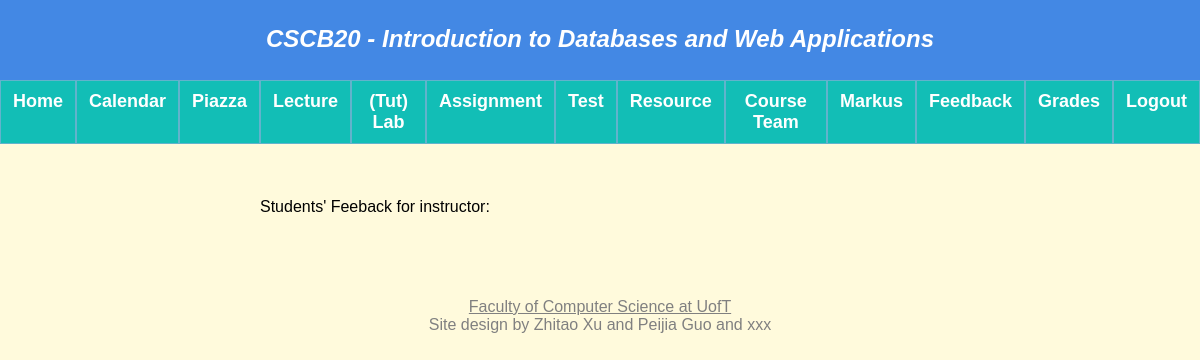
/feedback (signed in), run on an earlier commit of the app's database.
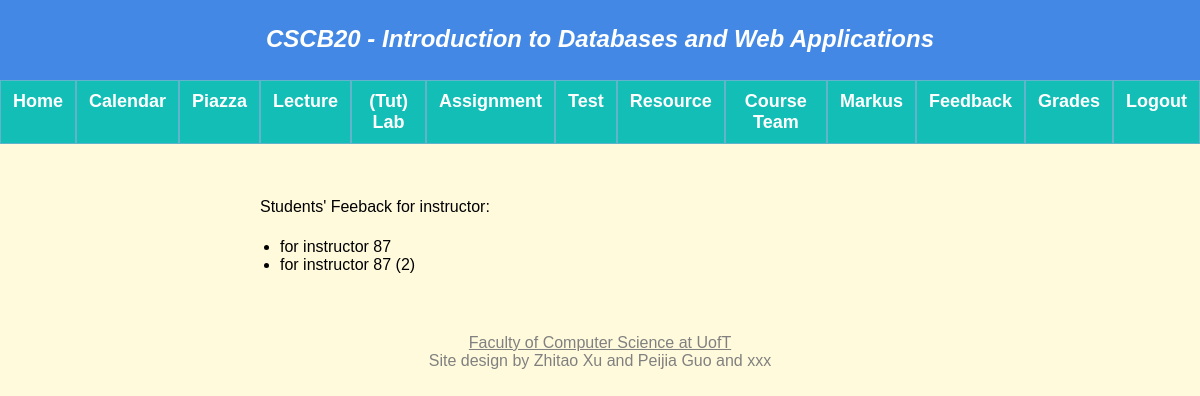
And on a later commit of the database.
### app.py (models this page shows, shortened)
class Feedback(db.Model):
    __tablename__ = 'Feedback'
    fid = db.Column(db.Integer, primary_key = True)
    feedbackText = db.Column(db.String(200), nullable=False)
    instructor_username= db.Column(db.Integer, db.ForeignKey('Person.username'), nullable = False)

### app.py (the view)
@app.route("/feedback", methods = ['GET', 'POST'])
def feedback():
    username = session['name']
    feedback_for_instructor = query_instructors_see(username)
    if request.method == 'GET':
         return render_template("feedback.html", feedback_for_instructor = feedback_for_instructor)

### app.py (called while the page is built)
def query_instructors_see(username):
    query_instructor = db.session.query(Feedback).filter(Feedback.instructor_username == username)
    return query_instructor

### templates/feedback.html (shortened to what this page needs)
{% extends "template.html" %}
{% block content %}
<br>
<div class = "feedbacks">
    <p>
       Students' Feeback for instructor:
    </p>
    <ul>
        {% for Feedbacks in feedback_for_instructor %}
            <li> {{ Feedbacks.feedbackText }} </li>
        {% endfor %}
    </ul>
</div>
{% endblock %}

### templates/template.html (shortened to what this page needs)
<!DOCTYPE html>
<html lang="en" dir="ltr">
<head>
    <link rel="stylesheet" type="text/css" href="../static/style.css" />
</head>
<body>
    <div class="container">
        <div class="heading">
            <p>CSCB20 - Introduction to Databases and Web Applications</p>
        </div>
        <div class="leftNavigation">
            <ul>
                {% if session.name %}
                    <h3><a href="{{ url_for('home') }}">Home</a></h3>
                    <h3><a href="{{ url_for('calender')}}">Calendar</a></h3>
                    <h3><a href="https://piazza.com/utoronto.ca">Piazza</a></h3>
                    <h3><a href="{{ url_for('lecture')}}">Lecture</a></h3>
                    <h3><a href="{{ url_for('tut')}}">(Tut) Lab</a></h3>
                    <h3><a href="{{ url_for('assignment')}}">Assignment</a></h3>
                    <h3><a href="{{ url_for('test')}}">Test</a></h3>
                    <h3><a href="{{ url_for('resource')}}">Resource</a></h3>
                    <h3><a href="{{ url_for('courseteam')}}">Course Team</a></h3>
                    <h3><a href="https://markus.utsc.utoronto.ca/">Markus</a></h3>
                    {% if session.type == 0 %}
                        <h3><a href="{{ url_for('anonfeedback') }}">Anon Feedback</a></h3>
                        <h3><a href="{{ url_for('evaluation') }}">Evaluation</a></h3>
                    {% else %}
                        <h3><a href="{{ url_for('feedback') }}">Feedback</a></h3>
                        <h3><a href="{{ url_for('teacherGrade') }}">Grades</a></h3>
                    {% endif %}
                <h3><a href="{{ url_for('logout') }}">Logout</a></h3>
                {% else %}
                <h3><a href="{{ url_for('home') }}">Home</a></h3>
                <h3><a href="{{ url_for('login') }}">Login</a></h3>
                <h3><a href="{{ url_for('register') }}">Register</a></h3>
                {% endif %}
            </ul>
        </div>
        <div class="content">
            {% block content %}
            {% endblock %}
        </div>
        <div class="footer">
            <p><a href="https://web.cs.toronto.edu/people/faculty-directory" target="_blank">Faculty of Computer Science
                    at
                    UofT</a><br>Site design by Zhitao Xu and Peijia Guo and xxx</p>
        </div>
    </div>
</body>
</html>

### static/style.css (style rules this page uses)
@media (min-width: 975px) { body { background-color: #fffadc; color: #000000; font-family: Geneva, Arial, Helvetica, sans-serif; align-items: center; } }
@media (min-width: 975px) { h3, h4 { color: #003366; font-size: large; font-style: normal; font-weight: bold; font-variant: normal; } }
@media (min-width: 975px) { a { color: #9999cc; } }
@media (min-width: 975px) { * { margin: 0%; } }
@media (min-width: 975px) { .container { display: flex; flex-flow: row wrap; } }
@media (min-width: 975px) { .heading { color: #FFFFFF; background-color: #4388e4; height: 35px; width: 100%; top: 0px; padding-top: 25px; padding-bottom: 20px; font-variant: normal; text-align: center; vertical-align: middle; font-size: x-large; font-weight: bold; font-style: oblique; margin-bottom: 0%; flex: 1 100%; } }
@media (min-width: 975px) { .leftNavigation { justify-content: center; flex-grow: 1; flex: 100%; } }
@media (min-width: 975px) { .leftNavigation ul { width: 100%; display: flex; flex-wrap: nowrap; list-style-type: none; text-align: middle; padding: 0; overflow: hidden; background-color: rgb(98, 179, 204); margin-bottom: 2%; } }
@media (min-width: 975px) { .leftNavigation h3 { background-color: #12beb6; flex: auto; float: left; margin: 1px; } }
@media (min-width: 975px) { .leftNavigation h3 a { display: block; color: rgb(29, 18, 18); text-align: center; padding: 10px 12px; text-decoration: none; } }
@media (min-width: 975px) { .leftNavigation a { text-decoration: none; } }
@media (min-width: 975px) { .leftNavigation a:link { color: #FFFFFF; } }
@media (min-width: 975px) { .content { flex: 1 100%; justify-content: center; margin-top: 1%; margin-left: 20%; margin-right: 20%; } }
@media (min-width: 975px) { li { font-size: 16px; } }
@media (min-width: 975px) { .content p { padding-left: 20px; font-size: medium; margin-bottom: 3%; } }
@media (min-width: 975px) { .footer { margin-top: 5%; margin-bottom: 1%; flex: 1 100%; text-align: center; font-size: 16px; color: grey; font-family: sans-serif; } }
@media (min-width: 975px) { .footer a { font-size: 16px; color: grey; font-family: sans-serif; } }

What changed in the data, as far as the page shows it:
added Feedback: feedbackText "for instructor 87"
added Feedback: feedbackText "for instructor 87 (2)"
